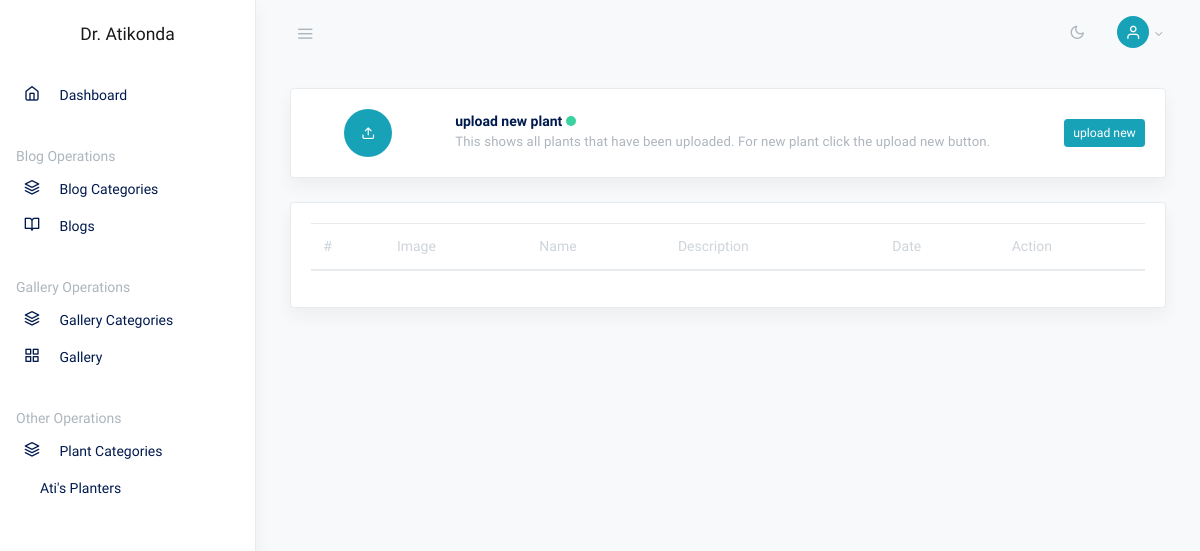
/admin/atiplanters.php (signed in), run on an earlier commit of the app's database.
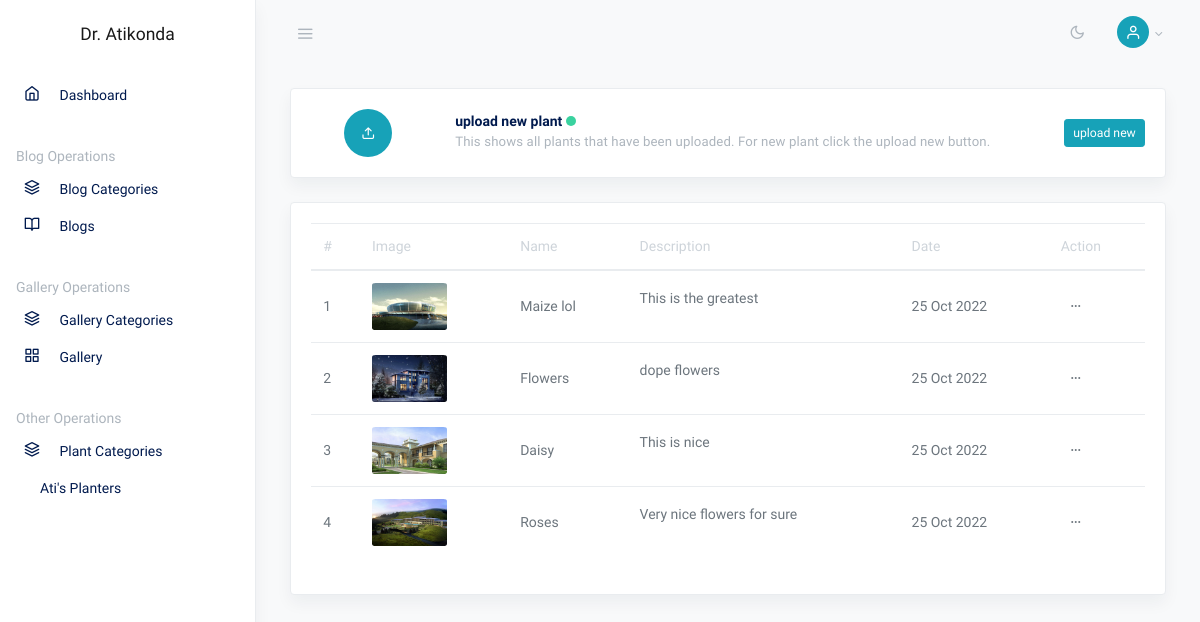
And on a later commit of the database.
### tables this page shows
CREATE TABLE IF NOT EXISTS `plants` (
  `plant_id` int(11) NOT NULL AUTO_INCREMENT,
  `category_id` int(11) DEFAULT NULL,
  `image` varchar(250) DEFAULT NULL,
  `plant_name` text,
  `plant_description` text,
  `uploaded_date` timestamp NULL DEFAULT CURRENT_TIMESTAMP,
  PRIMARY KEY (`plant_id`)
);

### classes/dbh.class.php (called while the page is built)
<?php
class Dbh{
	private $host = "localhost";
	private $user = "root";
	private $pwd = "";
	private $dbname = "atikonda";
	protected function connect(){
	$dsn = 'mysql:host=' . $this->host . ';dbname='. $this->dbname;
	$pdo =  new PDO($dsn, $this->user, $this->pwd, array(PDO::ATTR_ERRMODE => PDO::ERRMODE_WARNING));
    $pdo->setAttribute(PDO::ATTR_DEFAULT_FETCH_MODE, PDO::FETCH_ASSOC);
    return $pdo;
	}
}
?>

### classes/planters.class.php (called while the page is built, shortened)
<?php
include_once "dbh.class.php";
class Planters extends Dbh
{
    protected function viewsPlants()
    {
        $sql = "SELECT * FROM `plants` INNER JOIN `plant_categories` ON plants.category_id = plant_categories.category_id ORDER BY plants.plant_id DESC";
        $stmt = $this->connect()->query($sql);
        return $stmt->fetchAll();
    }
}

### classes/planterscontr.class.php (called while the page is built, shortened)
<?php
include_once "planters.class.php";
class PlantersContr extends Planters
{
    public function viewPlants()
    {
        return $this->viewsPlants();
    }
}

### admin/atiplanters.php (the view, shortened to what this page needs)
<?php
include_once "../classes/planterscontr.class.php";
$planters = new PlantersContr;
?>
<!DOCTYPE html>
<html lang="en">
<head>
    <link rel="stylesheet" href="css/simplebar.css">
    <link rel="stylesheet" href="css/feather.css">
    <link rel="stylesheet" href="css/dataTables.bootstrap4.css">
    <link rel="stylesheet" href="css/daterangepicker.css">
    <link rel="stylesheet" href="css/app-light.css" id="lightTheme">
    <link rel="stylesheet" href="css/app-dark.css" id="darkTheme" disabled>
</head>
<body class="vertical light">
    <div class="wrapper">
        <?php include "./nav-side.php"; ?>
        <main role="main" class="main-content">
            <div class="container-fluid">
                <div class="row justify-content-center">
                    <div class="col-md-12">
                        <div class="card shadow">
                            <div class="card-body">
                                <div class="row align-items-center">
                                    <div class="col-4 col-md-2 text-center">
                                        <span class="circle circle-md bg-info">
                                            <i class="fe fe-20 fe-upload text-white mb-0"></i>
                                        </span>
                                    </div>
                                    <div class="col">
                                        <strong class="mb-1">upload new plant</strong><span class="dot dot-lg bg-success ml-1"></span>
                                        <p class="small text-muted mb-1">This shows all plants that have been uploaded. For new plant click the upload new button.</p>
                                    </div>
                                    <div class="col-4 col-md-auto offset-4 offset-md-0 my-2">
                                        <a href="upload_plant.php" class="btn btn-sm btn-info">upload new</a>
                                    </div>
                                </div>
                            </div>
                        </div>
                    </div>
                    <div class="col-12">
                        <div class="row my-4">
                            <div class="col-md-12">
                                <div class="card shadow">
                                    <div class="card-body">
                                        <table class="table datatables" id="dataTable-1">
                                            <thead>
                                                <tr>
                                                    <th>#</th>
                                                    <th>Image</th>
                                                    <th>Name</th>
                                                    <th>Description</th>
                                                    <th>Date</th>
                                                    <th>Action</th>
                                                </tr>
                                            </thead>
                                            <tbody>
                                                <?php
                                                $row = $planters->viewPlants();
                                                $index = 1;
                                                foreach ($row as $rw) {
                                                    $date = strtotime($rw['uploaded_date']);
                                                ?>
                                                    <tr>
                                                        <td><?php echo $index; ?></td>
                                                        <td scope="col"><img src="../img/plants/<?php echo $rw['image']; ?>" style="width: 75px; border-radius:5%;" alt="" srcset=""></td>
                                                        <td><?php echo $rw['plant_name']; ?></td>
                                                        <td><?php echo $rw['plant_description']; ?></td>
                                                        <td><?php echo date("d M Y", $date); ?></td>
                                                        <td><button class="btn btn-sm dropdown-toggle more-horizontal" type="button" data-toggle="dropdown" aria-haspopup="true" aria-expanded="false">
                                                            </button>
                                                        </td>
                                                    </tr>
                                                <?php
                                                    $index++;
                                                }
                                                ?>
                                            </tbody>
                                        </table>
                                    </div>
                                </div>
                            </div>
                        </div>
                    </div>
                </div>
            </div>
        </main>
    </div>
</body>
</html>

### admin/nav-side.php (shortened to what this page needs)
<nav class="topnav navbar navbar-light">
    <button type="button" class="navbar-toggler text-muted mt-2 p-0 mr-3 collapseSidebar">
        <i class="fe fe-menu navbar-toggler-icon"></i>
    </button>
    <ul class="nav">
        <li class="nav-item">
            <a class="nav-link text-muted my-2" href="#" id="modeSwitcher" data-mode="light">
                <i class="fe fe-sun fe-16"></i>
            </a>
        </li>
        <li class="nav-item dropdown">
            <a class="nav-link dropdown-toggle text-muted pr-0" href="#" id="navbarDropdownMenuLink" role="button" data-toggle="dropdown" aria-haspopup="true" aria-expanded="false">
                <span class="circle circle-sm bg-info">
                    <i class="fe fe-16 fe-user text-white mb-0"></i>
                </span>
            </a>
        </li>
    </ul>
</nav>
<aside class="sidebar-left border-right bg-white shadow" id="leftSidebar" data-simplebar>
    <nav class="vertnav navbar navbar-light">
        <div class="w-100 mb-4 d-flex">
            <a class="navbar-brand mx-auto mt-2 flex-fill text-center" href="./dashboard.php">
                Dr. Atikonda
            </a>
        </div>
        <ul class="navbar-nav flex-fill w-100 mb-2">
            <li class="nav-item w-100">
                <a class="nav-link" href="dashboard.php">
                    <i class="fe fe-home fe-16"></i>
                    <span class="ml-3 item-text">Dashboard</span>
                </a>
            </li>
        </ul>
        <p class="text-muted nav-heading mt-4 mb-1">
            <span>Blog Operations</span>
        </p>
        <ul class="navbar-nav flex-fill w-100 mb-2">
            <li class="nav-item w-100">
                <a class="nav-link" href="categories.php">
                    <i class="fe fe-layers fe-16"></i>
                    <span class="ml-3 item-text">Blog Categories</span>
                </a>
            </li>
            <li class="nav-item w-100">
                <a class="nav-link" href="blogs.php">
                    <i class="fe fe-book-open fe-16"></i>
                    <span class="ml-3 item-text">Blogs</span>
                </a>
            </li>
        </ul>
        <p class="text-muted nav-heading mt-4 mb-1">
            <span>Gallery Operations</span>
        </p>
        <ul class="navbar-nav flex-fill w-100 mb-2">
            <li class="nav-item w-100">
                <a class="nav-link" href="gallery-categories.php">
                    <i class="fe fe-layers fe-16"></i>
                    <span class="ml-3 item-text">Gallery Categories</span>
                </a>
            </li>
            <li class="nav-item w-100">
                <a class="nav-link" href="gallery.php">
                    <i class="fe fe-grid fe-16"></i>
                    <span class="ml-3 item-text">Gallery</span>
                </a>
            </li>
        </ul>
        <p class="text-muted nav-heading mt-4 mb-1">
            <span>Other Operations</span>
        </p>
        <ul class="navbar-nav flex-fill w-100 mb-2">
        <li class="nav-item w-100">
                <a class="nav-link" href="planters_categories.php">
                    <i class="fe fe-layers fe-16"></i>
                    <span class="ml-3 item-text">Plant Categories</span>
                </a>
            </li>
            <li class="nav-item w-100">
                <a class="nav-link" href="atiplanters.php">
                    <span class="ml-3 item-text">Ati's Planters</span>
                </a>
            </li>
        </ul>
    </nav>
</aside>

### admin/css/simplebar.css (style rules this page uses)
[data-simplebar] { position: relative; flex-direction: column; flex-wrap: wrap; justify-content: flex-start; align-content: flex-start; align-items: flex-start; }

### admin/css/feather.css (style rules this page uses)
.fe { font-family: "feather" !important; speak: none; font-style: normal; font-weight: normal; font-variant: normal; text-transform: none; line-height: 1; -webkit-font-smoothing: antialiased; -moz-osx-font-smoothing: grayscale; }
.fe-16 { font-size: 16px; }
.fe-book-open:before { content: ""; }
.fe-grid:before { content: ""; }
.fe-home:before { content: ""; }
.fe-layers:before { content: ""; }
.fe-menu:before { content: ""; }
.fe-sun:before { content: ""; }
.fe-upload:before { content: ""; }
.fe-user:before { content: ""; }

What changed in the data, as far as the page shows it:
added plants: image (picture), plant_name "Maize lol", plant_description "This is the greatest", uploaded_date "25 Oct 2022"
added plants: image (picture), plant_name "Flowers", plant_description "dope flowers", uploaded_date "25 Oct 2022"
added plants: image (picture), plant_name "Daisy", plant_description "This is nice", uploaded_date "25 Oct 2022"
added plants: image (picture), plant_name "Roses", plant_description "Very nice flowers for sure", uploaded_date "25 Oct 2022"
